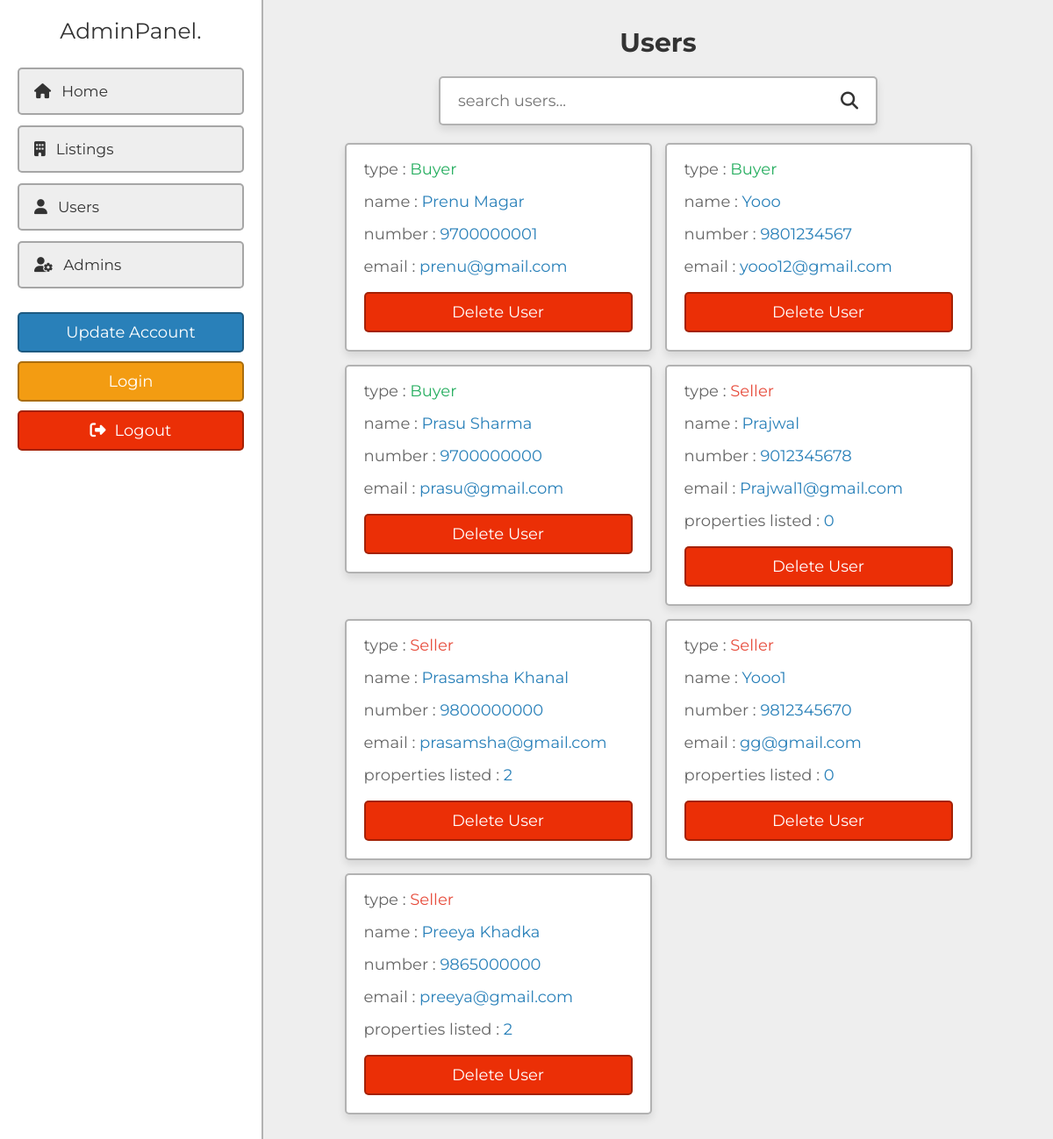
Page /admin/users.php (signed in) on the committed database.
### tables this page shows
CREATE TABLE `buyers` (
  `id` varchar(255) NOT NULL,
  `created_at` timestamp NOT NULL DEFAULT current_timestamp(),
  `name` varchar(255) DEFAULT NULL,
  `number` varchar(20) DEFAULT NULL,
  `email` varchar(255) DEFAULT NULL,
  `password` varchar(255) DEFAULT NULL
);

CREATE TABLE `sellers` (
  `id` varchar(255) NOT NULL,
  `created_at` timestamp NOT NULL DEFAULT current_timestamp(),
  `name` varchar(255) DEFAULT NULL,
  `number` varchar(20) DEFAULT NULL,
  `email` varchar(255) DEFAULT NULL,
  `password` varchar(255) DEFAULT NULL
);

### admin/users.php (the view, shortened to what this page needs)
<?php
include '../components/connect.php';
?>
<!DOCTYPE html>
<html lang="en">
<head>
    <link rel="stylesheet" href="https://cdnjs.cloudflare.com/ajax/libs/font-awesome/6.2.0/css/all.min.css">
    <link rel="stylesheet" href="../css/admin_style.css">
</head>
<body>
<?php include '../components/admin_header.php'; ?>
<section class="grid">
    <h1 class="heading">Users</h1>
    <form action="" method="POST" class="search-form">
        <input type="text" name="search_box" placeholder="search users..." maxlength="100" required>
        <button type="submit" class="fas fa-search" name="search_btn"></button>
    </form>
    <div class="box-container">
    <?php
        $search_box = '';
        if($search_box != ''){
            $select_buyers = $conn->prepare("SELECT *, 'buyer' as user_type FROM `buyers` WHERE name LIKE '%{$search_box}%' OR number LIKE '%{$search_box}%' OR email LIKE '%{$search_box}%'");
            $select_sellers = $conn->prepare("SELECT *, 'seller' as user_type FROM `sellers` WHERE name LIKE '%{$search_box}%' OR number LIKE '%{$search_box}%' OR email LIKE '%{$search_box}%'");
        } else {
            $select_buyers = $conn->prepare("SELECT *, 'buyer' as user_type FROM `buyers`");
            $select_sellers = $conn->prepare("SELECT *, 'seller' as user_type FROM `sellers`");
        }
        $select_buyers->execute();
        $select_sellers->execute();
        $all_users = array_merge(
            $select_buyers->fetchAll(PDO::FETCH_ASSOC),
            $select_sellers->fetchAll(PDO::FETCH_ASSOC)
        );
        if(count($all_users) > 0){
            foreach($all_users as $fetch_users){
                $user_type = $fetch_users['user_type'];
                $total_properties = 0;
                if($user_type == 'seller'){
                    $count_property = $conn->prepare("SELECT * FROM `property` WHERE user_id = ?");
                    $count_property->execute([$fetch_users['id']]);
                    $total_properties = $count_property->rowCount();
                }
    ?>
    <div class="box">
        <p>type : <span style="text-transform:capitalize; color: <?= $user_type == 'seller' ? '#e74c3c' : '#27ae60'; ?>;"><?= $user_type; ?></span></p>
        <p>name : <span><?= $fetch_users['name']; ?></span></p>
        <p>number : <a href="tel:<?= $fetch_users['number']; ?>"><?= $fetch_users['number']; ?></a></p>
        <p>email : <a href="mailto:<?= $fetch_users['email']; ?>"><?= $fetch_users['email']; ?></a></p>
        <?php if($user_type == 'seller'){ ?>
            <p>properties listed : <span><?= $total_properties; ?></span></p>
        <?php } ?>
        <form action="" method="POST">
            <input type="submit" value="delete user" onclick="return confirm('delete this user?');" name="delete" class="delete-btn">
        </form>
    </div>
    <?php
            }
        } else {
            echo '<p class="empty">no users found!</p>';
        }
    ?>
    </div>
</section>
</body>
</html>

### css/admin_style.css (style rules this page uses)
:root { --main-color:#2980b9; --orange:#f39c12; --red:#eb2f06; --light-color:#666; --light-bg:#eee; --white:#fff; --black:#333; --box-shadow:0 .5rem 1rem rgba(0,0,0,0.1); --border:.2rem solid rgba(0,0,0,.3); }
* { font-family: 'Montserrat', sans-serif; margin: 0; padding: 0; box-sizing: border-box; outline: none; border: none; text-decoration: none; }
html { font-size: 62.5%; overflow-x: hidden; scroll-behavior: smooth; scroll-padding-top: 5rem; }
body { background-color: var(--light-bg); padding-left: 30rem; }
section { padding: 3rem 2rem; max-width: 1200px; margin: 0 auto; }
.heading { margin-bottom: 2rem; text-align: center; text-transform: capitalize; color: var(--black); font-size: 3rem; }
.inline-btn, .inline-option-btn, .inline-delete-btn, .btn, .delete-btn, .option-btn { cursor: pointer; padding: 1rem 2.5rem; font-size: 1.8rem; color: var(--white); text-align: center; text-transform: capitalize; margin-top: 1rem; border-radius: .5rem; border: var(--border); }
.btn, .delete-btn, .option-btn { display: block; width: 100%; }
.delete-btn { background-color: var(--red); }
.grid .box-container { display: grid; grid-template-columns: repeat(auto-fit, 35rem); align-items: flex-start; justify-content: center; gap: 1.5rem; }
.grid .box-container .box { border-radius: .5rem; padding: 2rem; padding-top: 1rem; background-color: var(--white); box-shadow: var(--box-shadow); border: var(--border); overflow-x: hidden; }
.grid .box-container .box p { line-height: 1.5; padding: .5rem 0; font-size: 1.8rem; color: var(--light-color); white-space: pre-line; text-overflow: ellipsis; overflow-x: hidden; }
.grid .box-container .box p a, .grid .box-container .box p span { color: var(--main-color); }
.search-form { max-width: 50rem; margin: 0 auto; border-radius: .5rem; background-color: var(--white); box-shadow: var(--box-shadow); border: var(--border); padding:1.5rem 2rem; display: flex; gap: 2rem; margin-bottom: 2rem; }
.search-form input { width: 100%; font-size: 1.8rem; color: var(--black); }
.search-form button { background:none; cursor: pointer; color: var(--black); font-size: 2rem; }

### rows in the picture
buyers: user_type "Buyer", name "Prenu Magar", number "9700000001", email "prenu@gmail.com"
buyers: user_type "Buyer", name "Yooo", number "9801234567", email "yooo12@gmail.com"
buyers: user_type "Buyer", name "Prasu Sharma", number "9700000000", email "prasu@gmail.com"
sellers: user_type "Seller", name "Prajwal", number "9012345678", email "Prajwal1@gmail.com", total_properties "0"
sellers: user_type "Seller", name "Prasamsha Khanal", number "9800000000", email "prasamsha@gmail.com", total_properties "2"
sellers: user_type "Seller", name "Yooo1", number "9812345670", email "gg@gmail.com", total_properties "0"
sellers: user_type "Seller", name "Preeya Khadka", number "9865000000", email "preeya@gmail.com", total_properties "2"
